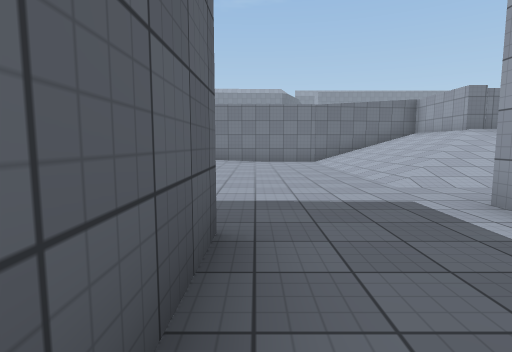
[1] (above)

24 first-person views from a walk through a Unity game level. The camera is 1.3 m above the floor, tilts 6° down and sees 80° across. The floor is counted in squares, 2 m on a side. Each view is taken from the middle of a square. On the plan, view 1 faces up. The plan holds only what a view shows up to about 10 squares ahead; the rest is blank. The place goes on beyond the plan. The player is left out. Surface patterns are stand-ins for the level's own textures.

[2]
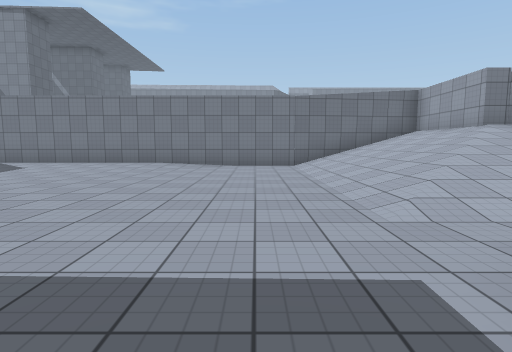

[3]
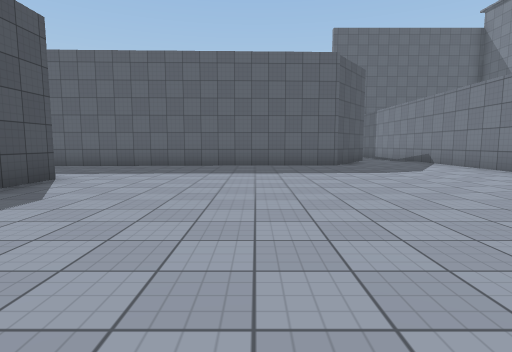

[4]
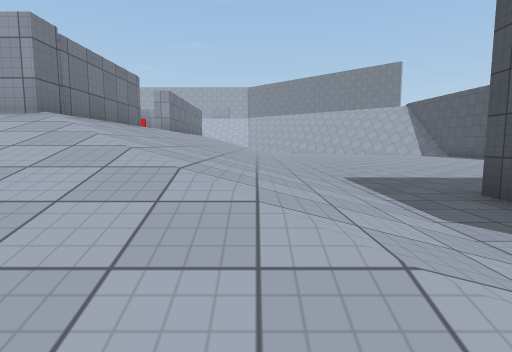

[5]
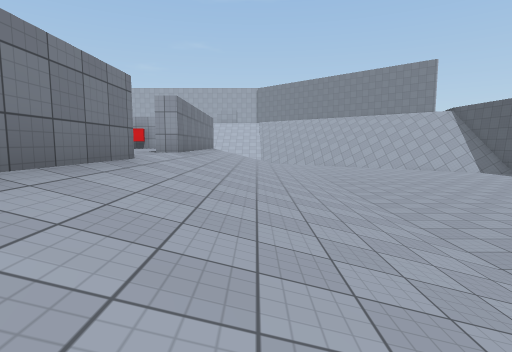

[6]
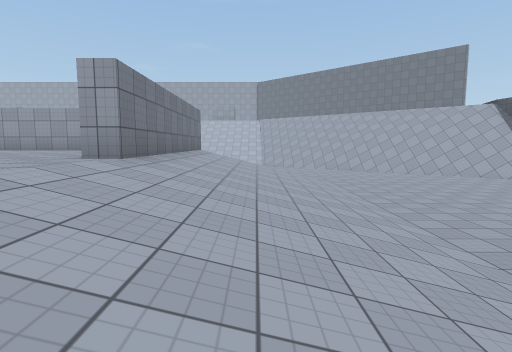

[7]
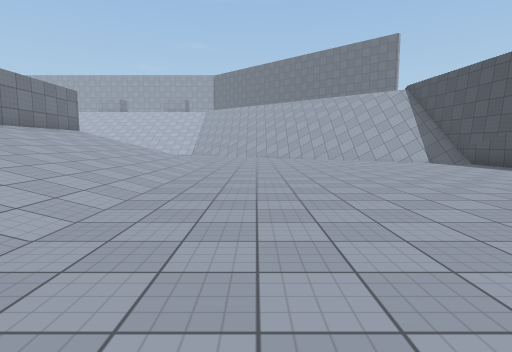

[8]
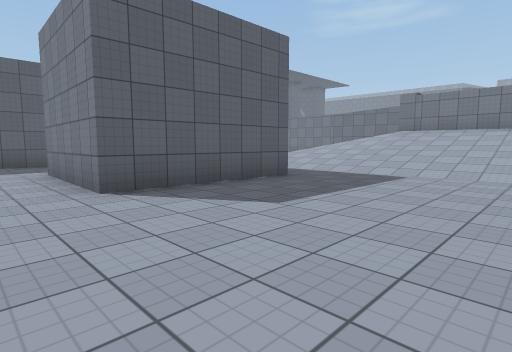

[9]
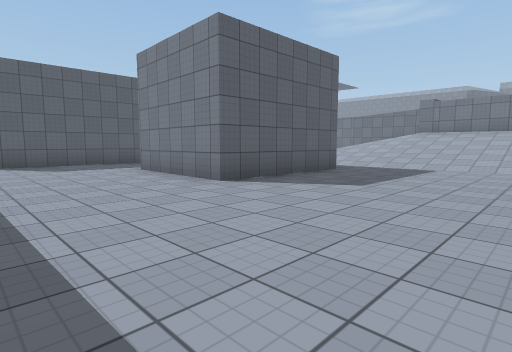

[10]
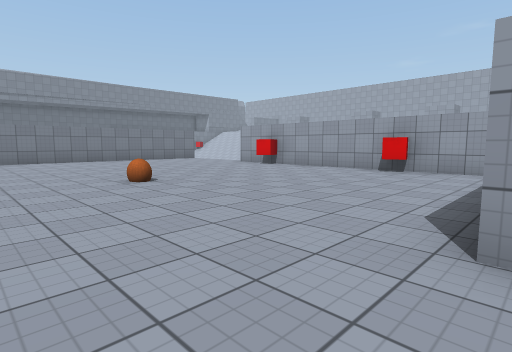

[11]
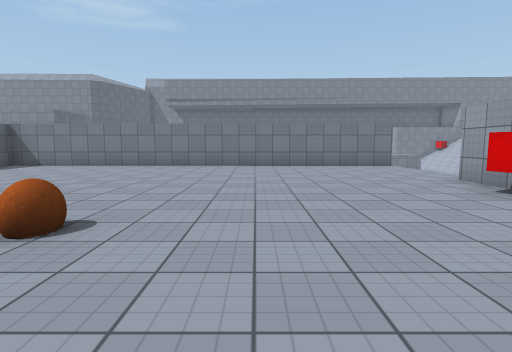

[12]
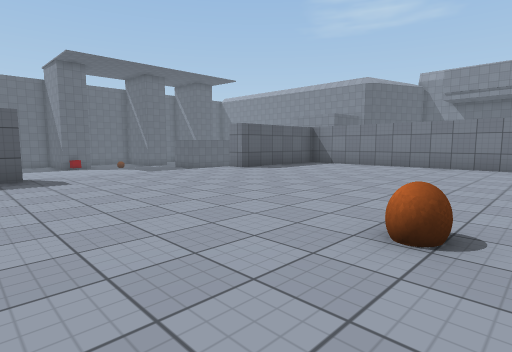

[13]
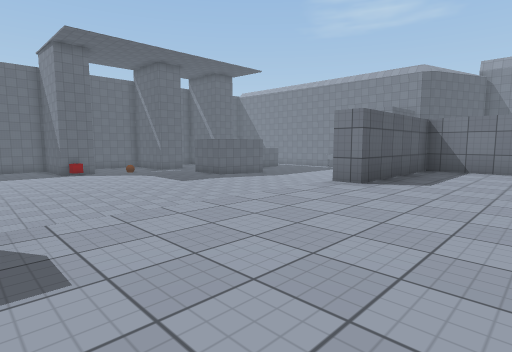

[14]
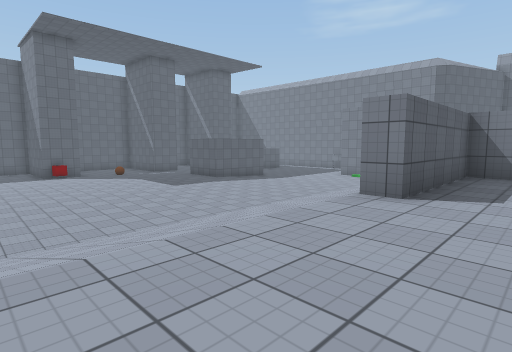

[15]
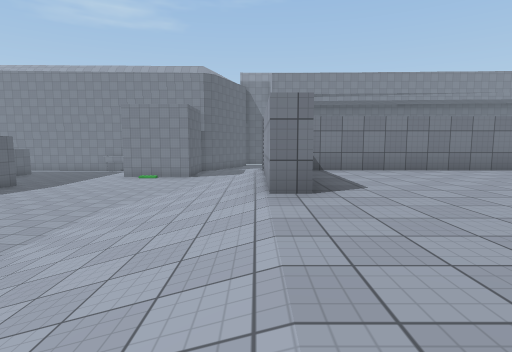

[16]
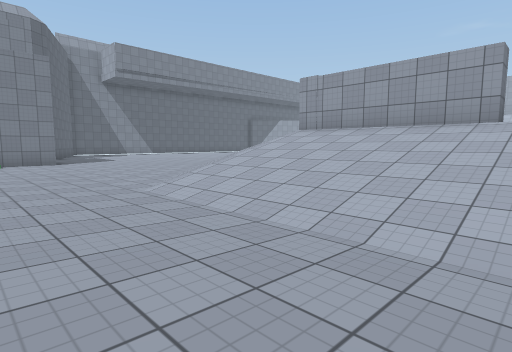

[17]
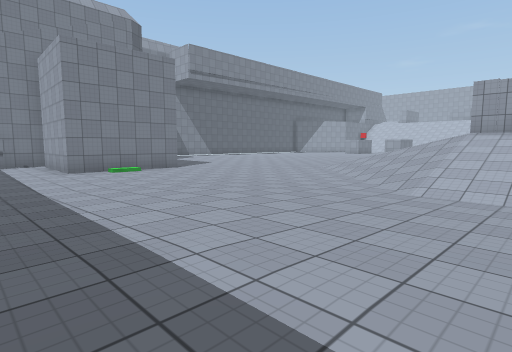

[18]
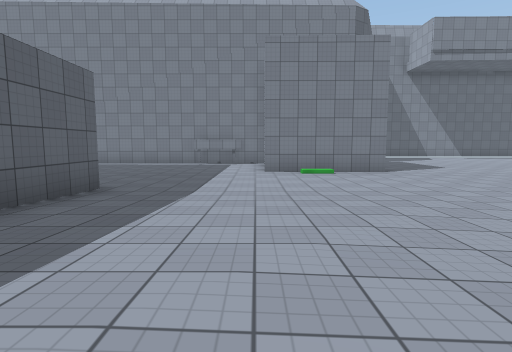

[19]
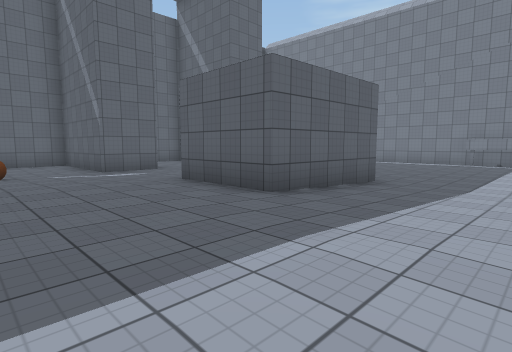

[20]
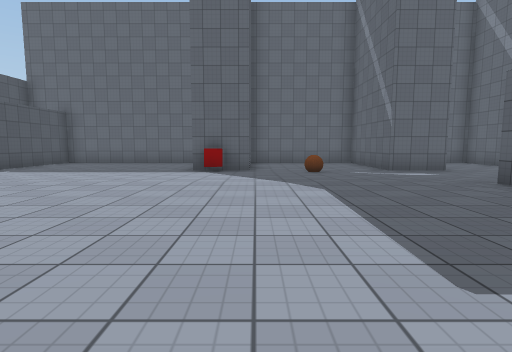

[21]
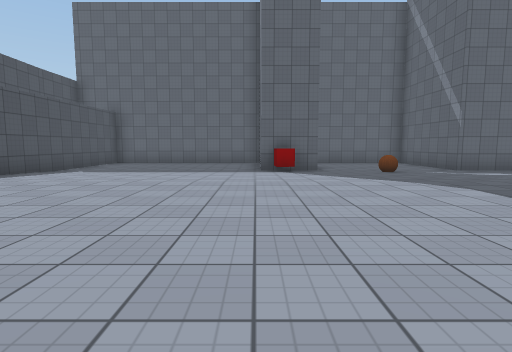

[22]
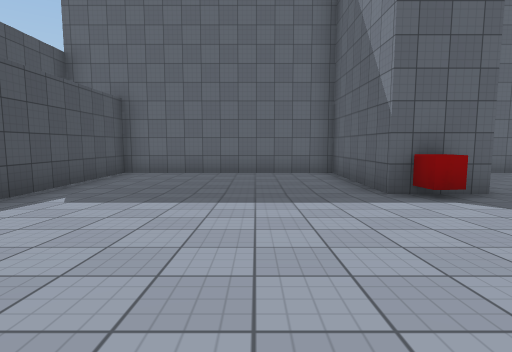

[23]
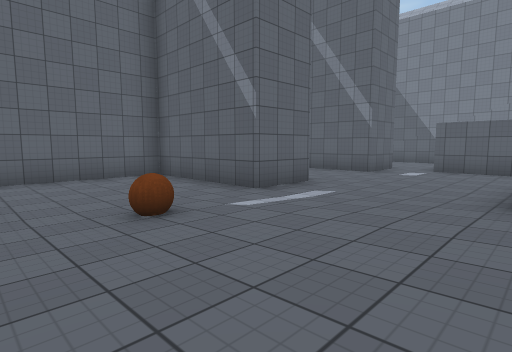

[24]
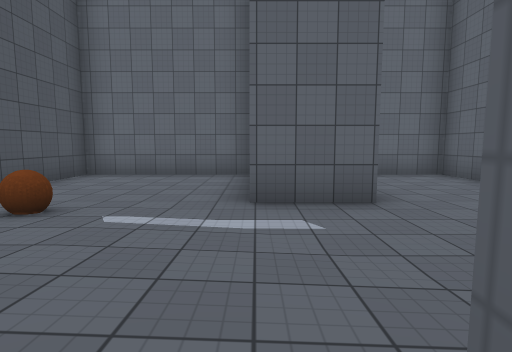

### Floor plan
Key: @ floor where view 1 was taken; # wall or solid block; x gap in a wall; . main floor; : floor 0.25 m higher than the main floor; + floor 2.25 m higher than the main floor; / step, stairs or slope; = window, fence, low wall or low ledge; v drop or lower ground; C red cube.
Columns run from 14 left of view 1 to 18 right of it. Each row starts with its distance up from view 1.
 31         ......#   ....
 30         ......###.....
 29     #.## ............
 28 #####... ...........
 27 #.......  .........
 26 #.......  #.........
 25   ......  #........./
 24     #...###::::....//
 23 #####..::::::::...///
 22 #.....:::::::::..////####
 21 #.....:::::::::..////#++########x
 20 #.....:::::::::..////#+++++++++++
 19 #.....:::::::::..////#+++++++++++
 18 ####C.:::::::::..////#+++++++++++
 17 #.....:::::::::..////+++++++++++#
 16 #.....:::::::::..////++++++++++C#
 15 #.....:::::::::..////+++++++++++#
 14 #.....:::::::::..////+++++++++++#
 13 #.....::::          /+++++++++++#
 12 #.....::           =# +++++++++C#
 11 #####################   ++++++++#
 10       ...........///#   ++++++++#
  9       #..........///####++/######
  8       #..........////////////////
  7       #..........////////////////
  6       #..........////////////////
  5       #..........////////////////
  4       #..........................
  3        #.........###.............
  2        #...###...  #.............
  1        #..   #..   #.............
  0        #     #@..###.............
 -1              #...................
 -2              #...........   .....
 -3              #...........    ....
 -4                    ......     #vv

Where each view was taken, in squares from view 1:
view 1: 0 up, 0 right, facing up
view 2: 2 up, 1 right, facing up
view 3: 6 up, 2 right, facing left
view 4: 6 up, 2 right, facing right
view 5: 7 up, 5 right, facing right
view 6: 7 up, 8 right, facing right
view 7: 3 up, 8 right, facing right
view 8: 2 down, 10 right, facing up-left
view 9: 4 down, 10 right, facing up-left
view 10: 9 up, 10 right, facing up-right
view 11: 12 up, 14 right, facing up
view 12: 12 up, 13 right, facing up-left
view 13: 13 up, 9 right, facing up-left
view 14: 14 up, 8 right, facing up-left
view 15: 14 up, 6 right, facing up
view 16: 17 up, 0 right, facing up-right
view 17: 20 up, 3 left, facing up-right
view 18: 21 up, 1 left, facing up
view 19: 20 up, 1 left, facing up-left
view 20: 19 up, 1 left, facing left
view 21: 17 up, 1 left, facing left
view 22: 15 up, 5 left, facing left
view 23: 19 up, 6 left, facing up-left
view 24: 23 up, 6 left, facing left
